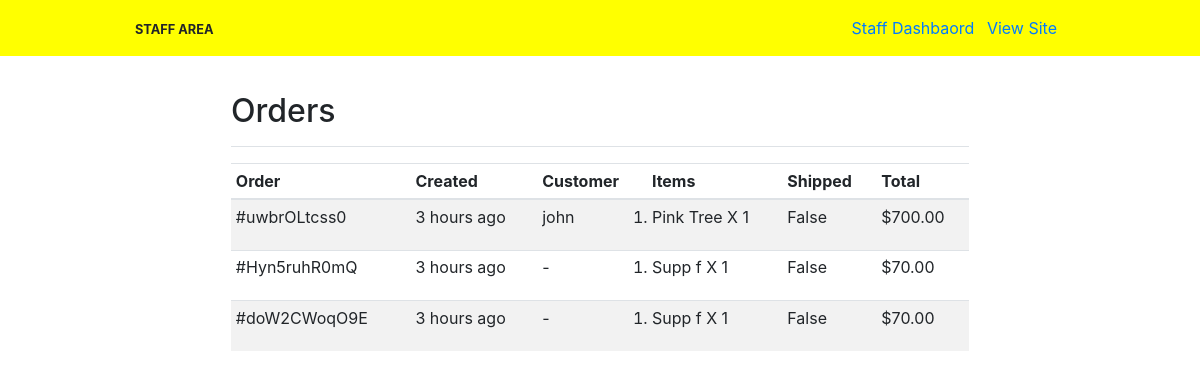
The page /staff/orders (signed in) on the database as committed earlier.
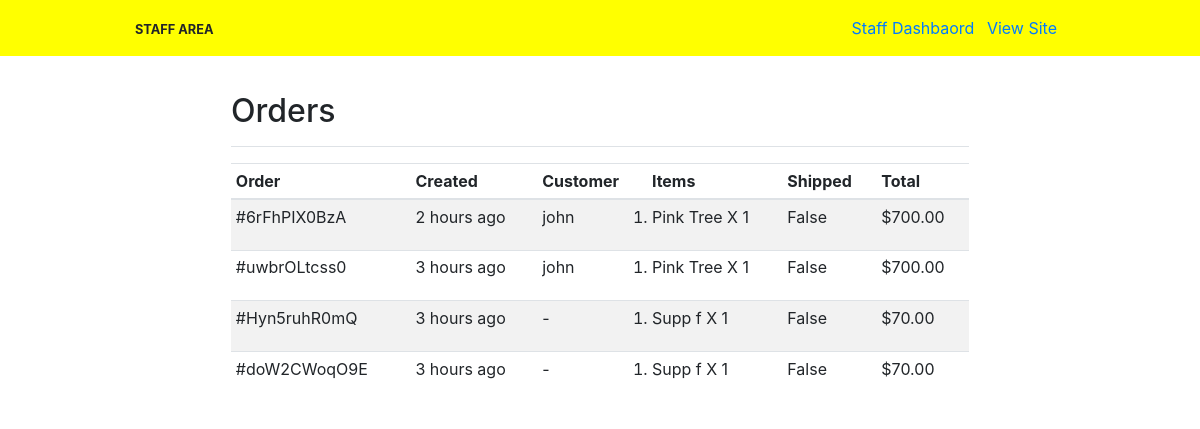
The same page on the database as committed later.
### store/models.py (models this page shows, shortened)
class Order(models.Model):
    objects = OrderManager()
    class Meta:
        ordering = ["-created"]
    order_id = models.CharField(max_length=15, editable=False, unique=True)
    customer = models.ForeignKey(
        Customer, related_name="orders", on_delete=models.CASCADE, null=True
    )
    stripe_session_id = models.CharField(max_length=200)
    created = models.DateTimeField(auto_now_add=True)
    shipping = models.JSONField()
    shipped = models.BooleanField(default=False)
    @property
    def total(self):
        return sum([o.quantity * o.product.price_cents for o in self.items.all()])
    @property
    def total_pretty(self):
        return f"${'%.2f' % (self.total/100)}"

class Customer(models.Model):
    user = models.ForeignKey(User, on_delete=models.CASCADE)
    loyalty_points = models.IntegerField(default=0)
    def __str__(self):
        return self.user.username

class OrderItem(models.Model):
    order = models.ForeignKey("Order", related_name="items", on_delete=models.CASCADE)
    product = models.ForeignKey("Product", on_delete=models.CASCADE)
    quantity = models.PositiveIntegerField()

class Product(models.Model):
    SUPPLEMENTS = "SUPPLEMENTS"
    MERCHANDISE = "MERCHANDISE"
    ONLINE_COACHING = "ONLINE_COACHING"
    CATEGORIES = [
        (SUPPLEMENTS, "Supplements"),
        (MERCHANDISE, "Merchandise"),
        (ONLINE_COACHING, "Online Coaching"),
    ]
    name = models.CharField(max_length=100)
    image_url = models.URLField()
    category = models.CharField(max_length=15, choices=CATEGORIES)
    sku = models.CharField(max_length=30)
    price_cents = models.IntegerField()
    description = models.TextField(max_length=500, null=True)
    created = models.DateTimeField(auto_now_add=True)

### staff/views.py (the view)
# urls.py: path('orders', staff_views.orders, name='orders'),
@staff_member_required
def orders(request):
    orders = Order.objects.all()
    return render(request, "orders.html", {"title": "Orders", "orders": orders})

### staff/templates/orders.html
{% extends "base_staff.html" %}
{% load humanize %}
{% block content %}
    <div class="d-flex justify-content-between flex-wrap flex-md-nowrap align-items-center pt-3 pb-2 mb-3 border-bottom">
        <h1 class="h2">Orders</h1>
    </div>
    <div class="table-responsive">
        <table class="table table-striped table-sm ">
            <thead>
            <tr>
                <th>Order</th>
                <th>Created</th>
                <th>Customer</th>
                <th>Items</th>
                <th>Shipped</th>
                <th>Total</th>
            </tr>
            </thead>
            <tbody>
            {% for order in orders %}
                <tr>
                    <td>#{{ order.order_id }}</td>
                    <td>{{ order.created|naturaltime }}</td>
                    <td>{{ order.customer|default_if_none:"-" }}</td>
                    <td>
                        <ol>
                            {% for item in order.items.all %}
                            <li>{{ item.product.name }} X {{ item.quantity }}</li>
                            {% endfor %}
                        </ol>
                    </td>
                    <td>{{ order.shipped }}</td>
                    <td>{{ order.total_pretty }}</td>
                </tr>
            {% endfor %}
            </tbody>
        </table>
    </div>
{% endblock %}

### staff/templates/base_staff.html (shortened to what this page needs)
{% load static %}
<!DOCTYPE html>
<html lang="en">
<head>
    <link rel="stylesheet" type="text/css" href="{% static 'css/style.css' %}">
    <link rel="stylesheet" href="https://stackpath.bootstrapcdn.com/bootstrap/4.4.1/css/bootstrap.min.css" />
    <link rel="stylesheet" href="https://pro.fontawesome.com/releases/v5.10.0/css/all.css" />
    <link rel="stylesheet" href="https://cdnjs.cloudflare.com/ajax/libs/font-awesome/4.7.0/css/font-awesome.min.css" />
</head>
<body>
<nav style="background-color: yellow">
    <div class="container">
        <div class="w-100 text-center d-flex align-items-center justify-content-between py-3">
            <div><small><b>STAFF AREA</b></small></div>
            <div>
                <a href="{% url "dashboard" %}">Staff Dashbaord</a>
                <a class="mx-2" href="{% url "home" %}">View Site</a>
            </div>
        </div>
    </div>
</nav>
<div class="container header-container2 h-100">
    <div class="row accounts-row">
        <div class="col-12 container">
           {% block content %}{% endblock %}
        </div>
    </div>
</div>
</body>
</html>

### static/css/style.css (style rules this page uses)
* { padding: 0%; margin: 0%; -webkit-box-sizing: border-box; box-sizing: border-box; }
body { overflow-x: hidden; display: -webkit-box; display: -ms-flexbox; display: flex; -webkit-box-orient: vertical; -webkit-box-direction: normal; -ms-flex-direction: column; flex-direction: column; margin: 0px; padding: 0px; padding: 0; margin: 0; height: 100%; font-family: "roboto", sans-serif; }
@media (min-width: 1200px) { .container { max-width: 80% !important; } }
@media (min-width: 992px) { .header-container2 { padding-top: 20px; padding-bottom: 20px; } }

Rows that differ between the two databases and show on the page:
added Order: order_id "6rFhPIX0BzA", created "2 hours ago", customer "john", shipped "False", total_pretty "$700.00"
added OrderItem: product.name "Pink Tree", quantity "1", shown under "6rFhPIX0BzA"
